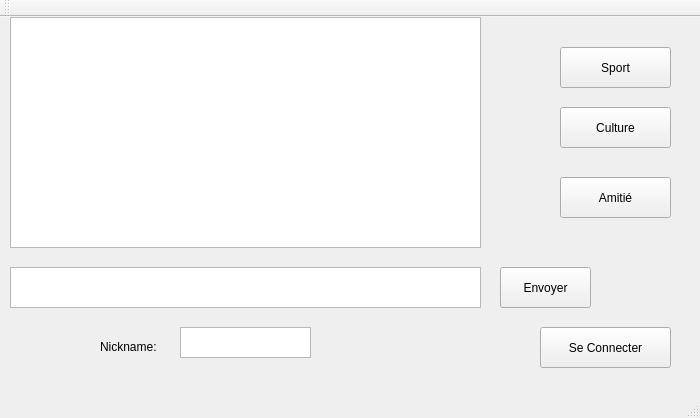
<?xml version="1.0" encoding="UTF-8"?>
<ui version="4.0">
 <class>MainWindow</class>
 <widget class="QMainWindow" name="MainWindow">
  <property name="geometry">
   <rect>
    <x>0</x>
    <y>0</y>
    <width>700</width>
    <height>418</height>
   </rect>
  </property>
  <property name="windowTitle">
   <string>MainWindow</string>
  </property>
  <widget class="QWidget" name="centralWidget">
   <widget class="QPushButton" name="forumSportButton">
    <property name="geometry">
     <rect>
      <x>560</x>
      <y>30</y>
      <width>111</width>
      <height>41</height>
     </rect>
    </property>
    <property name="text">
     <string>Sport</string>
    </property>
    <property name="autoDefault">
     <bool>false</bool>
    </property>
   </widget>
   <widget class="QPushButton" name="forumCultureButton">
    <property name="geometry">
     <rect>
      <x>560</x>
      <y>90</y>
      <width>111</width>
      <height>41</height>
     </rect>
    </property>
    <property name="text">
     <string>Culture</string>
    </property>
   </widget>
   <widget class="QPushButton" name="forumAmitierButton">
    <property name="geometry">
     <rect>
      <x>560</x>
      <y>160</y>
      <width>111</width>
      <height>41</height>
     </rect>
    </property>
    <property name="text">
     <string>Amitié</string>
    </property>
   </widget>
   <widget class="QTextEdit" name="msgTextBox">
    <property name="geometry">
     <rect>
      <x>10</x>
      <y>250</y>
      <width>471</width>
      <height>41</height>
     </rect>
    </property>
   </widget>
   <widget class="QTextEdit" name="nickNameTextBox">
    <property name="geometry">
     <rect>
      <x>180</x>
      <y>310</y>
      <width>131</width>
      <height>31</height>
     </rect>
    </property>
   </widget>
   <widget class="QPushButton" name="SendButton">
    <property name="geometry">
     <rect>
      <x>500</x>
      <y>250</y>
      <width>91</width>
      <height>41</height>
     </rect>
    </property>
    <property name="text">
     <string>Envoyer</string>
    </property>
   </widget>
   <widget class="QPushButton" name="ConnectButton">
    <property name="geometry">
     <rect>
      <x>540</x>
      <y>310</y>
      <width>131</width>
      <height>41</height>
     </rect>
    </property>
    <property name="text">
     <string>Se Connecter</string>
    </property>
   </widget>
   <widget class="QTextBrowser" name="textBrowser">
    <property name="geometry">
     <rect>
      <x>10</x>
      <y>0</y>
      <width>471</width>
      <height>231</height>
     </rect>
    </property>
   </widget>
   <widget class="QLabel" name="label">
    <property name="geometry">
     <rect>
      <x>100</x>
      <y>320</y>
      <width>71</width>
      <height>20</height>
     </rect>
    </property>
    <property name="text">
     <string>Nickname: </string>
    </property>
   </widget>
  </widget>
  <widget class="QMenuBar" name="menuBar">
   <property name="geometry">
    <rect>
     <x>0</x>
     <y>0</y>
     <width>700</width>
     <height>27</height>
    </rect>
   </property>
  </widget>
  <widget class="QToolBar" name="mainToolBar">
   <attribute name="toolBarArea">
    <enum>TopToolBarArea</enum>
   </attribute>
   <attribute name="toolBarBreak">
    <bool>false</bool>
   </attribute>
  </widget>
  <widget class="QStatusBar" name="statusBar"/>
 </widget>
 <layoutdefault spacing="6" margin="11"/>
 <resources/>
 <connections/>
 <slots>
  <signal>newMessage(bool)</signal>
  <slot>connect()</slot>
  <slot>newMessage()</slot>
 </slots>
</ui>
